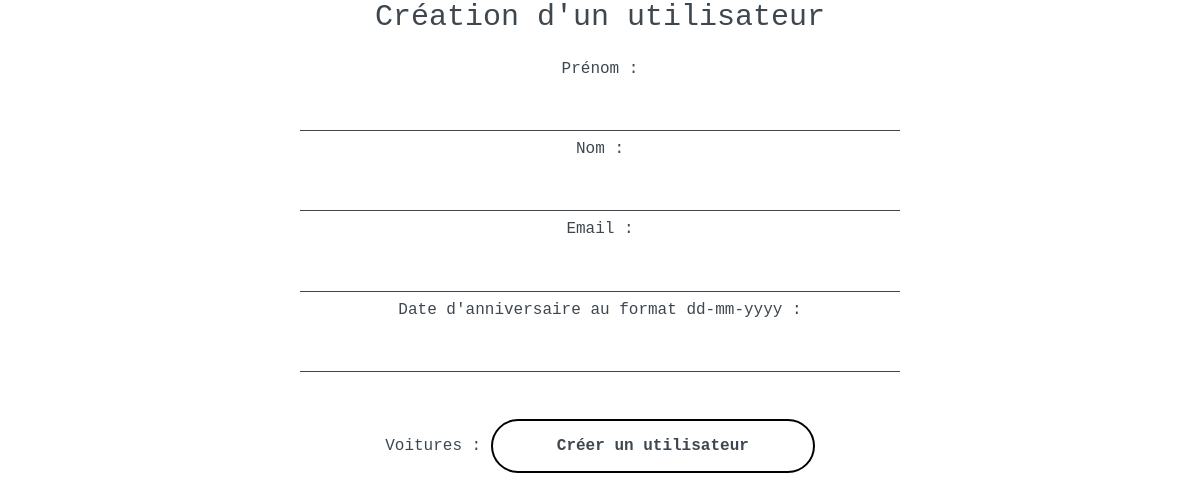
/class/Views/Users/users_create.php, run on an earlier commit of the app's database.
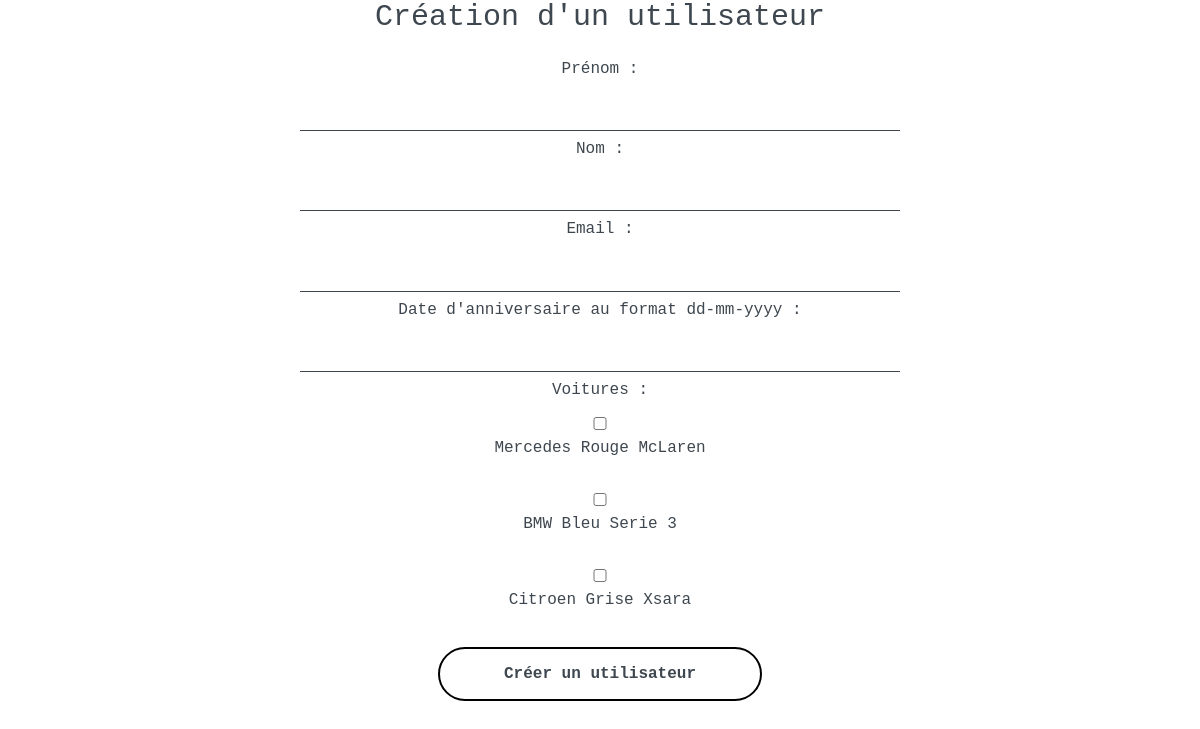
And on a later commit of the database.
### tables this page shows
CREATE TABLE `cars` (
  `id` int AUTO_INCREMENT NOT NULL,
  `brand`varchar(255) NOT NULL,
  `color` varchar(255) NOT NULL,
  `model` varchar(255) NOT NULL,
  PRIMARY KEY (`id`)
);

### class/Services/DataBaseService.php (called while the page is built, shortened)
<?php
class DataBaseService
{
    private $connection;
    public function __construct()
    {
        try {
            $this->connection = new PDO(
                'mysql:host=' . self::HOST . ';port=' . self::PORT . ';dbname=' . self::DATABASE_NAME,
                self::MYSQL_USER,
                self::MYSQL_PASSWORD
            );
            $this->connection->exec('SET CHARACTER SET utf8');
        } catch (Exception $e) {
            echo 'Erreur : ' . $e->getMessage();
        }
    }
    public function getCars(): array
    {
        $cars = [];
        $sql = 'SELECT * FROM cars';
        $query = $this->connection->query($sql);
        $results = $query->fetchAll(PDO::FETCH_ASSOC);
        if (!empty($results)) {
            $cars = $results;
        }
        return $cars;
    }
}

### class/Services/CarsService.php (called while the page is built, shortened)
<?php
class CarsService
{
    public function getCars(): array
    {
        $cars = [];
        $dataBaseService = new DataBaseService();
        $carsDTO = $dataBaseService->getCars();
        if (!empty($carsDTO)) {
            foreach ($carsDTO as $carDTO) {
                $car = new Car();
                $car->setId($carDTO['id']);
                $car->setBrand($carDTO['brand']);
                $car->setColor($carDTO['color']);
                $car->setModel($carDTO['model']);
                $cars[] = $car;
            }
        }
        return $cars;
    }
}

### class/Entities/Car.php (called while the page is built, shortened)
<?php
class Car
{
    private $id;
    private $brand;
    private $color;
    private $model;
    public function getId(): string
    {
        return $this->id;
    }
    public function getBrand(): string
    {
        return $this->brand;
    }
    public function getColor(): string
    {
        return $this->color;
    }
    public function getModel(): string
    {
        return $this->model;
    }
    public function setId(string $id): void
    {
        $this->id = $id;
    }
    public function setBrand(string $brand): void
    {
        $this->brand = $brand;
    }
    public function setColor(string $color): void
    {
        $this->color = $color;
    }
    public function setModel(string $model): void
    {
        $this->model = $model;
    }
}

### class/Views/Users/users_create.php (the view, shortened to what this page needs)
<?php
$carsService = new CarsService();
$cars = $carsService->getCars();
?>
<link rel="stylesheet" href="../../CSS/views.css">
<form method="post" action="users_create.php" name ="userCreateForm">
<p>Création d'un utilisateur</p>
    <label for="firstname">Prénom :</label>
    <input type="text" name="firstname">
    <br />
    <label for="lastname">Nom :</label>
    <input type="text" name="lastname">
    <br />
    <label for="email">Email :</label>
    <input type="text" name="email">
    <br />
    <label for="birthday">Date d'anniversaire au format dd-mm-yyyy :</label>
    <input type="text" name="birthday">
    <br />
    <label for="cars">Voitures :</label>
    <?php foreach ($cars as $car): ?>
    <br/>
    <?php $carName = $car->getBrand() . ' ' . $car->getColor() . ' ' . $car->getModel(); ?>
    <br />
    <input type="checkbox" name="cars[]" value="<?php echo $car->getId();?>"> <?php echo $carName; ?>
    <br />
    <?php endforeach; ?>
    <input  id='bouton' type="submit" value="Créer un utilisateur">
</form>

### class/CSS/views.css (style rules this page uses)
* { padding: 0; margin: 0; box-sizing: border-box; font-family: 'Space Mono', monospace; color: #3E474F; }
form { width: 100%; max-width: 600px; margin: auto; text-align: center; }
p { margin: 0 0 .85em 0; font-weight: 100; font-size: 30px; }
label { width: 100%; height: 50px; user-select: none; }
input { width: 100%; background: transparent; border: 0; border-bottom: 1px solid; padding: 1em 0 .8em; text-align: center; font-size: 18px; font-family: inherit; font-weight: 300; line-height: 1; color: inherit; outline: none; margin: 0 0 .50em 0; }
#bouton { all: unset; margin-top: 2.4em; background: transparent; border: 2px solid black; padding: 1em 4em; border-radius: 50px; cursor: pointer; display: inline-block; font-weight: 700; position: relative; transition: all 300ms ease; }

What changed in the data, as far as the page shows it:
added cars: carName "Mercedes Rouge McLaren"
added cars: carName "BMW Bleu Serie 3"
added cars: carName "Citroen Grise Xsara"
